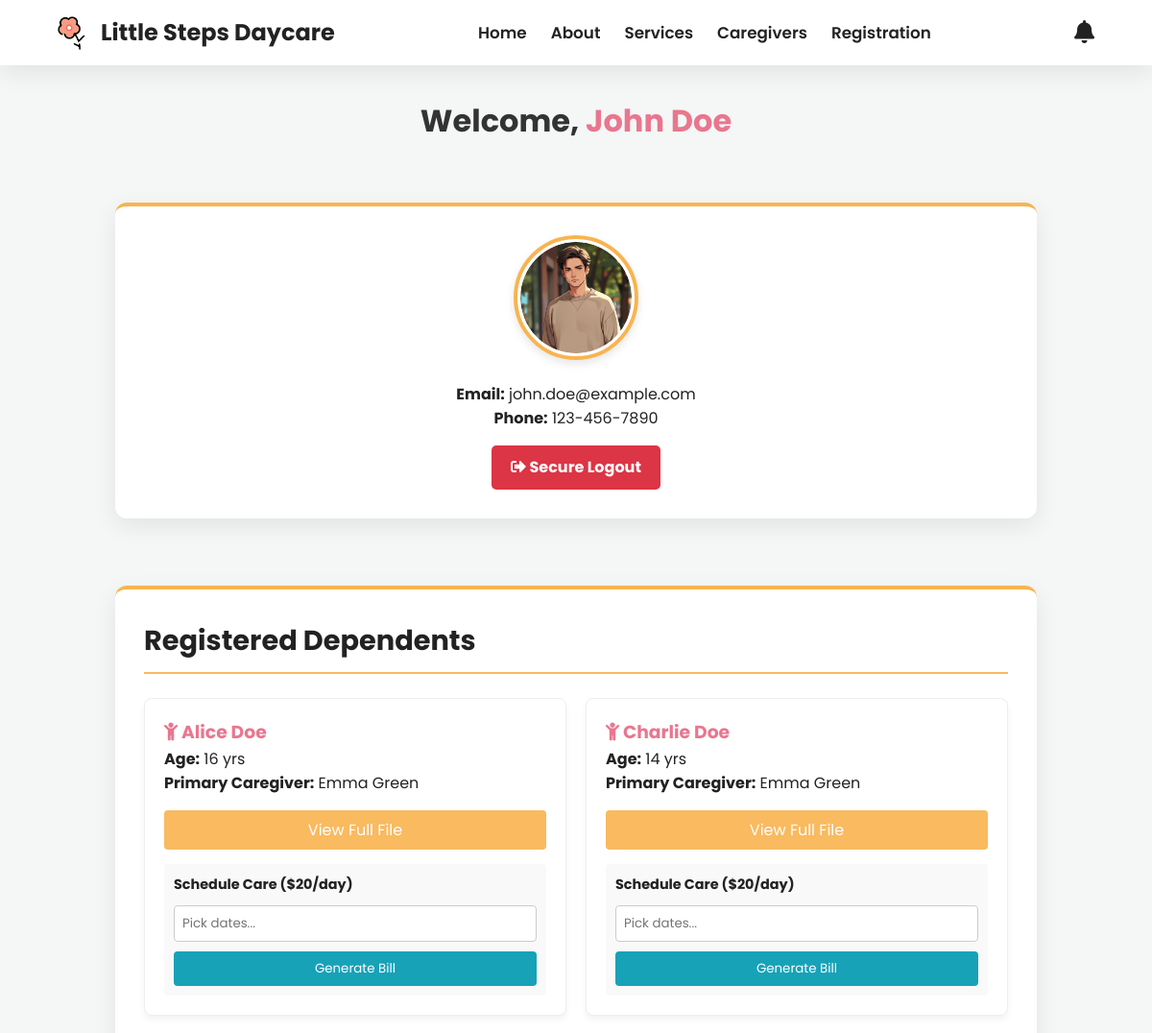
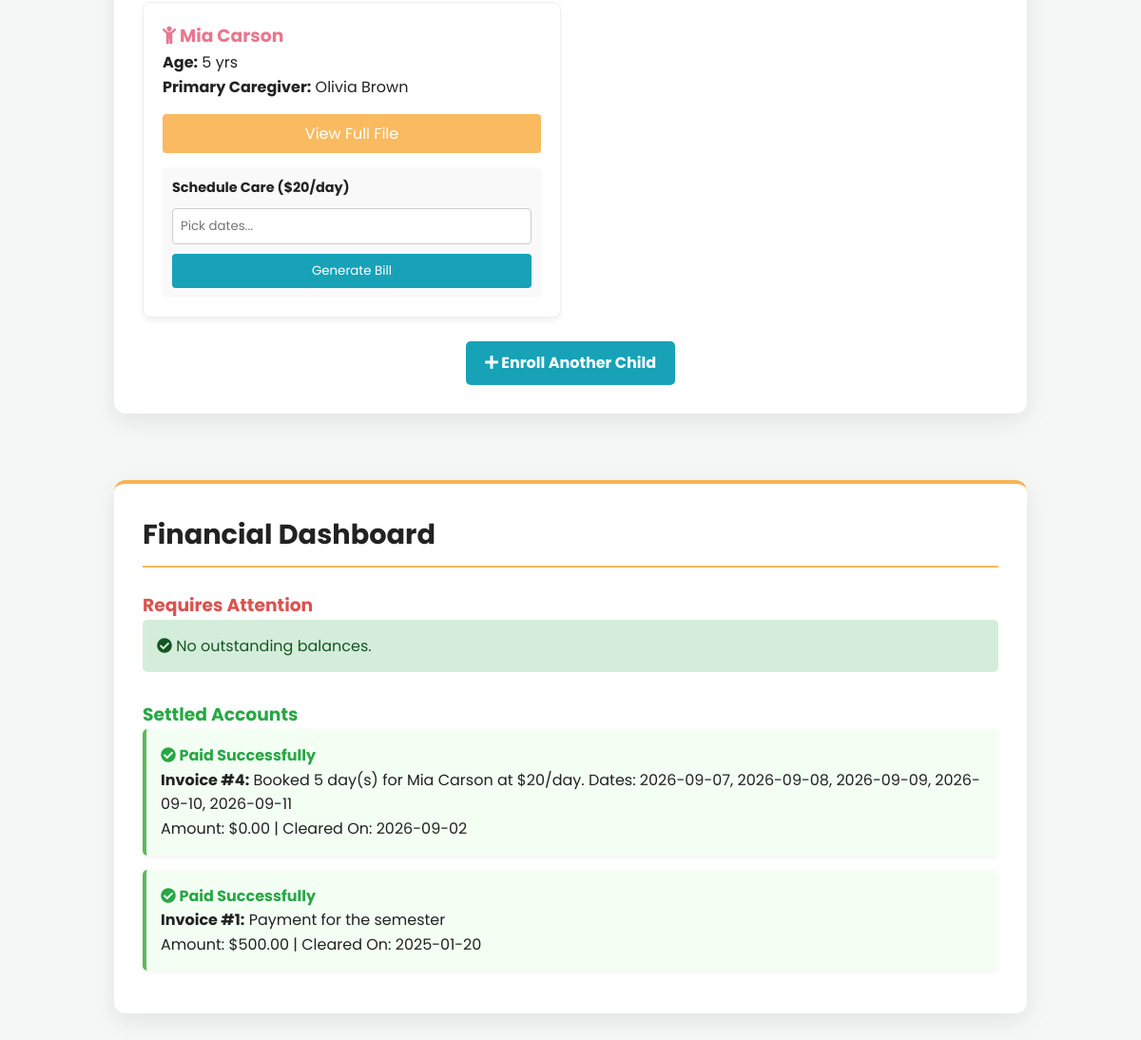
The page /parent_profile.php (signed in) on the database its author committed (2 pictures, top to bottom).
### tables this page shows
CREATE TABLE `users` (
  `user_id` int(11) NOT NULL,
  `name` varchar(100) NOT NULL,
  `email` varchar(100) NOT NULL,
  `role` enum('Parent','Admin','Caregiver') NOT NULL,
  `password` varchar(255) NOT NULL,
  `contact_info` varchar(15) DEFAULT NULL,
  `profile_image` varchar(255) DEFAULT NULL
);

CREATE TABLE `child` (
  `child_id` int(11) NOT NULL,
  `name` varchar(100) NOT NULL,
  `date_of_birth` date NOT NULL,
  `gender` enum('male','female') NOT NULL,
  `medical_history` text DEFAULT NULL,
  `special_needs` enum('Yes','No') NOT NULL,
  `user_id` int(11) NOT NULL,
  `child_image` varchar(255) DEFAULT NULL,
  `medical_records` varchar(255) DEFAULT NULL,
  `medical_reports` varchar(255) DEFAULT NULL,
  `birth_certificate` varchar(255) DEFAULT NULL
);

CREATE TABLE `bill_payment` (
  `bill_id` int(11) NOT NULL,
  `section_type` varchar(50) NOT NULL,
  `section_description` text DEFAULT NULL,
  `total_amount` decimal(10,2) NOT NULL,
  `paid_amount` decimal(10,2) NOT NULL DEFAULT 0.00,
  `payment_date` date NOT NULL,
  `payment_status` enum('Paid','Pending','Overdue') NOT NULL,
  `user_id` int(11) NOT NULL,
  `child_type` enum('Normal','Special') NOT NULL,
  `receipt_document` varchar(255) DEFAULT NULL
);

### parent_profile.php (the view, shortened to what this page needs)
<?php
require_once 'config.php';
function determineAge($birthdate) {
    $dob = new DateTime($birthdate);
    $current = new DateTime();
    return $current->diff($dob)->y;
}
$activeParentId = $_SESSION['user_id'] ?? null;
try {
    $parentQry = $conn->prepare("SELECT name, email, contact_info, profile_image FROM users WHERE user_id = :id AND role = 'Parent'");
    $parentQry->execute([':id' => $activeParentId]);
    $parentRecord = $parentQry->fetch();
    $parentAvatar = (!empty($parentRecord['profile_image']) && file_exists('uploaded_files/' . $parentRecord['profile_image']))
        ? 'uploaded_files/' . htmlspecialchars($parentRecord['profile_image'])
        : 'assets/media/parent_1.png';
    $kidsQry = $conn->prepare("
        SELECT DISTINCT c.child_id, c.name, c.date_of_birth, cg.name AS caregiver_name
        FROM child c
        LEFT JOIN child_caregiver cc ON c.child_id = cc.child_id
        LEFT JOIN caregivers cg ON cc.caregiver_id = cg.caregiver_id
        WHERE c.user_id = :id
    ");
    $kidsQry->execute([':id' => $activeParentId]);
    $childrenList = $kidsQry->fetchAll();
    $financeQry = $conn->prepare("SELECT * FROM bill_payment WHERE user_id = :id ORDER BY bill_id DESC");
    $financeQry->execute([':id' => $activeParentId]);
    $invoiceList = $financeQry->fetchAll();
} catch (PDOException $e) {
    die("Database communication error.");
}
$unpaidInvoices = [];
$settledInvoices = [];
foreach ($invoiceList as $invoice) {
    if (strcasecmp(trim($invoice['payment_status']), 'paid') === 0) {
        $settledInvoices[] = $invoice;
    } else {
        $unpaidInvoices[] = $invoice;
    }
}
?>
<!DOCTYPE html>
<html lang="en">
<head>
    <link rel="stylesheet" href="assets/css/style.css">
    <link rel="stylesheet" href="assets/css/parent_profile.css">
    <link rel="stylesheet" href="https://cdnjs.cloudflare.com/ajax/libs/font-awesome/6.0.0-beta3/css/all.min.css">
    <link rel="stylesheet" href="https://cdn.jsdelivr.net/npm/flatpickr/dist/flatpickr.min.css">
</head>
<body>
<?php include 'header.php'; ?>
<main class="parent-profile" style="padding: 100px 20px 40px; max-width: 1000px; margin: 0 auto;">
    <h1 style="text-align:center; color:#333; margin-bottom: 30px;">Welcome, <span style="color:#e9768f"><?= htmlspecialchars($parentRecord['name']); ?></span></h1>
    <section class="profile-details" style="text-align:center; margin-bottom:40px;">
        <img src="<?= $parentAvatar; ?>"
             alt="Profile"
             style="width:130px; height:130px; border-radius:50%; object-fit:cover; margin-bottom:15px; box-shadow: 0 4px 10px rgba(0,0,0,0.1); border: 4px solid #f8b450;"
             onerror="this.src='assets/media/parent_1.png'">
        <p><strong>Email:</strong> <?= htmlspecialchars($parentRecord['email']); ?></p>
        <p><strong>Phone:</strong> <?= htmlspecialchars($parentRecord['contact_info'] ?: 'Unrecorded'); ?></p>
        <a href="logout.php" class="btn-action btn-logout" style="margin-top:15px;"><i class="fas fa-sign-out-alt"></i> Secure Logout</a>
    </section>
    <section class="children-info" style="margin-bottom:40px;">
        <h2 style="border-bottom: 2px solid #f9ba60; padding-bottom:10px;">Registered Dependents</h2>
        <?php if (!empty($childrenList)): ?>
            <div style="display:grid; grid-template-columns: repeat(auto-fit, minmax(300px, 1fr)); gap: 20px; margin-top:20px;">
                <?php foreach ($childrenList as $kid): ?>
                    <div style="background:#fff; border:1px solid #eee; padding:20px; border-radius:8px; box-shadow:0 4px 6px rgba(0,0,0,0.05);">
                        <h3 style="margin-top:0; color:#e9768f;"><i class="fas fa-child"></i> <?= htmlspecialchars($kid['name']); ?></h3>
                        <p><strong>Age:</strong> <?= determineAge($kid['date_of_birth']); ?> yrs</p>
                        <p><strong>Primary Caregiver:</strong> <?= htmlspecialchars($kid['caregiver_name'] ?: 'Pending Assignment'); ?></p>
                        <a href="child_profile.php?child_id=<?= $kid['child_id']; ?>" style="display:block; text-align:center; background:#f9ba60; color:#fff; padding:8px; border-radius:4px; text-decoration:none; margin: 15px 0;">View Full File</a>
                        <form action="book_days.php" method="POST" style="background:#f9f9f9; padding:10px; border-radius:4px;">
                            <p style="margin:0 0 10px 0; font-weight:bold; font-size:0.9rem;">Schedule Care ($20/day)</p>
                            <input type="text" name="selected_dates" class="calendar-input" placeholder="Pick dates..." required style="width:100%; padding:8px; margin-bottom:10px; border:1px solid #ccc; border-radius:4px;">
                            <button type="submit" style="width:100%; background:#17a2b8; color:#fff; border:none; padding:8px; border-radius:4px; cursor:pointer;">Generate Bill</button>
                        </form>
                    </div>
                <?php endforeach; ?>
            </div>
        <?php else: ?>
            <p style="background:#f8f9fa; padding:15px; text-align:center;">No dependents found.</p>
        <?php endif; ?>
        <div style="text-align:center; margin-top: 25px;">
            <a href="child_registration.php" class="btn-action" style="background:#17a2b8; color:#fff;"><i class="fas fa-plus"></i> Enroll Another Child</a>
        </div>
    </section>
    <section class="billing-info">
        <h2 style="border-bottom: 2px solid #f9ba60; padding-bottom:10px;">Financial Dashboard</h2>
        <h3 style="color:#d9534f; margin-top:20px;">Requires Attention</h3>
        <?php if (!empty($unpaidInvoices)): ?>
            <?php foreach ($unpaidInvoices as $inv):
                $due = max(0, (float)$inv['total_amount'] - (float)$inv['paid_amount']);
            ?>
                <div class="invoice-card">
                    <div style="font-size:1.2rem; color:#d9534f; font-weight:bold; margin-bottom:10px;">Total Due: $<?= number_format($due, 2); ?></div>
                    <p><strong>Invoice #<?= htmlspecialchars($inv['bill_id']); ?></strong></p>
                    <p><em><?= htmlspecialchars($inv['section_description']); ?></em></p>
                    <p>Generated On: <?= htmlspecialchars($inv['payment_date']); ?></p>
                    <?php if ($due > 0): ?>
                        <a href="pay.php?bill_id=<?= $inv['bill_id']; ?>" class="btn-action btn-pay" style="margin-top:10px;"><i class="fas fa-credit-card"></i> Proceed to Checkout</a>
                    <?php endif; ?>
                </div>
            <?php endforeach; ?>
        <?php else: ?>
            <p style="background:#d4edda; color:#155724; padding:15px; border-radius:5px;"><i class="fas fa-check-circle"></i> No outstanding balances.</p>
        <?php endif; ?>
        <h3 style="color:#28a745; margin-top:30px;">Settled Accounts</h3>
        <?php if (!empty($settledInvoices)): ?>
            <?php foreach ($settledInvoices as $inv): ?>
                <div class="history-card">
                    <p style="color:#28a745; font-weight:bold; margin-top:0;"><i class="fas fa-check-circle"></i> Paid Successfully</p>
                    <p><strong>Invoice #<?= htmlspecialchars($inv['bill_id']); ?>:</strong> <?= htmlspecialchars($inv['section_description']); ?></p>
                    <p>Amount: $<?= number_format($inv['total_amount'], 2); ?> | Cleared On: <?= htmlspecialchars($inv['payment_date']); ?></p>
                </div>
            <?php endforeach; ?>
        <?php else: ?>
            <p style="color:#666;">No historical transactions found.</p>
        <?php endif; ?>
    </section>
</main>
</body>
</html>

### assets/css/style.css (style rules this page uses)
:root { --brand-orange: #f8b450; --brand-pink: #e8758e; --text-dark: #222222; --text-light: #666666; --bg-surface: #ffffff; --bg-body: #f4f7f6; --shadow-soft: 0 8px 25px rgba(0,0,0,0.08); }
* { margin: 0; padding: 0; box-sizing: border-box; font-family: 'Poppins', sans-serif; outline: none; text-decoration: none; }
input, textarea, select { text-transform: none; -webkit-appearance: none; -moz-appearance: none; appearance: none; }
html { scroll-behavior: smooth; }
body { background-color: var(--bg-body); color: var(--text-dark); overflow-x: hidden; line-height: 1.6; }

### assets/css/parent_profile.css (style rules this page uses)
.parent-profile { display: flex; flex-direction: column; gap: 30px; }
.profile-details, .children-info, .billing-info { background-color: var(--bg-surface); border-radius: 12px; box-shadow: var(--shadow-soft); padding: 30px; border-top: 4px solid var(--brand-orange); }
.profile-details img { border: 4px solid var(--brand-orange); padding: 3px; }
.children-info h2, .billing-info h2 { color: var(--text-dark); font-size: 1.8rem; margin-bottom: 25px; }
.btn-action { display: inline-flex; align-items: center; justify-content: center; gap: 8px; padding: 10px 20px; border-radius: 6px; font-size: 1rem; font-weight: 600; text-decoration: none; transition: 0.3s ease; border: none; cursor: pointer; }
.btn-logout { background-color: #e74c3c; color: white; }
.calendar-input { border: 1px solid #ddd; transition: border-color 0.3s; }

### parent_profile.php (style rules this page uses)
.history-card { border-left: 4px solid #5cb85c; padding: 15px; background: #f4fff4; margin-bottom: 15px; border-radius: 5px; box-shadow: 0 2px 5px rgba(0,0,0,0.05); }
.btn-action { display:inline-block; padding:10px 20px; border-radius:5px; text-decoration:none; font-weight:bold; transition:0.3s; }
.btn-logout { background:#dc3545; color:#fff; }

### rows shown on the page
users: name "John Doe", profile_image (picture), email "john.doe@example.com", contact_info "123-456-7890"
child: name "Alice Doe", date_of_birth "16", caregiver_name "Emma Green"
child: name "Charlie Doe", date_of_birth "14", caregiver_name "Emma Green"
child: name "Mia Carson", date_of_birth "5", caregiver_name "Olivia Brown"
bill_payment: bill_id "4", section_description "Booked 5 day(s) for Mia Carson at $20/day. Dates: 2026-09-07, 2026-09-08, 2026-09-09, 2026-09-10, 2026-09-11", total_amount "0.00", payment_date "2026-09-02"
bill_payment: bill_id "1", section_description "Payment for the semester", total_amount "500.00", payment_date "2025-01-20"
